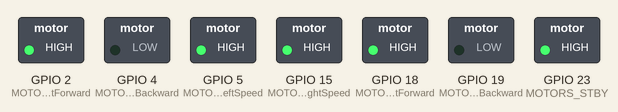
Bench run of a sketch on a simulated ESP32. Shown: switched loads named in the sketch (green lamp = pin HIGH).

Above: at 0.1 s.
Timing chart, 0 to 1.6 s (numbered marks = the images above):
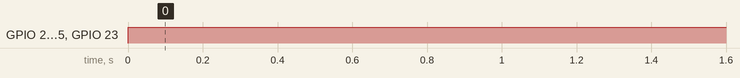

The sketch:

Motorfuncion_MK1.ino
```cpp
//important #defines
#define MOTORS_LeftSpeed 5
#define MOTORS_LeftBackward 19
#define MOTORS_LeftForward 18
#define MOTORS_RightSpeed 15
#define MOTORS_RightBackward 4
#define MOTORS_RightForward 2
#define MOTORS_STBY 23

//setup function
void MOTORS_Setup() {
  ledcSetup(0, 5000, 8);
  ledcSetup(1, 5000, 8);
  pinMode(MOTORS_LeftBackward, OUTPUT);
  pinMode(MOTORS_LeftForward, OUTPUT);
  pinMode(MOTORS_RightBackward, OUTPUT);
  pinMode(MOTORS_RightForward, OUTPUT);
  pinMode(MOTORS_STBY, OUTPUT);
  ledcAttachPin(MOTORS_LeftSpeed, 0);
  ledcAttachPin(MOTORS_RightSpeed, 1);
}

//brake function
void MOTORS_Brake() {
  digitalWrite(MOTORS_LeftForward, LOW);
  digitalWrite(MOTORS_RightForward, LOW);
  digitalWrite(MOTORS_LeftBackward, LOW);
  digitalWrite(MOTORS_RightBackward, LOW);
  ledcWrite(0, 255);
  ledcWrite(1, 255);
  digitalWrite(MOTORS_STBY, HIGH);
}


//universal motors function
//ex.: MOTORS_Go([SpeedLeft], [SpeedRight]);
//speed can be from -255 to 255

void MOTORS_Go(int MOTORS_SpeedLeft, int MOTORS_SpeedRight) {

  if (MOTORS_SpeedLeft < -255) {  //left motor speed cap -
    MOTORS_SpeedLeft = -255;
  } else if (MOTORS_SpeedLeft > 255) {  //left motor speed cap +
    MOTORS_SpeedLeft = 255;
  }

  if (MOTORS_SpeedLeft < 0) { //if left motor set to go backward
    digitalWrite(MOTORS_LeftForward, LOW);
    digitalWrite(MOTORS_LeftBackward, HIGH);
  } else  if (MOTORS_SpeedLeft > 0) { //if left motor set to go forward
    digitalWrite(MOTORS_LeftForward, HIGH);
    digitalWrite(MOTORS_LeftBackward, LOW);
  } else {  //else left motor will stop
    digitalWrite(MOTORS_LeftForward, LOW);
    digitalWrite(MOTORS_LeftBackward, LOW);
    MOTORS_SpeedLeft = 255;
  }


  if (MOTORS_SpeedRight < -255) { //right motor speed cap -
    MOTORS_SpeedRight = -255;
  } else if (MOTORS_SpeedRight > 255) { //right motor speed cap +
    MOTORS_SpeedRight = 255;
  }

  if (MOTORS_SpeedRight < 0) {  //if right motor set to go backward
    digitalWrite(MOTORS_RightForward, LOW);
    digitalWrite(MOTORS_RightBackward, HIGH);
  } else  if (MOTORS_SpeedRight > 0) {  //if right motor set to go forward
    digitalWrite(MOTORS_RightForward, HIGH);
    digitalWrite(MOTORS_RightBackward, LOW);
  } else {  //else right motor will stop
    digitalWrite(MOTORS_RightForward, LOW);
    digitalWrite(MOTORS_RightBackward, LOW);
    MOTORS_SpeedRight = 255;
  }

  if (MOTORS_SpeedLeft < 0) { //if left motor backward
    MOTORS_SpeedLeft = MOTORS_SpeedLeft * -1; //speed *-1 because negative numbers can't be used
  }

  if (MOTORS_SpeedRight < 0) {  //if right motor backward
    MOTORS_SpeedRight = MOTORS_SpeedRight * -1; //speed *-1 because negative numbers can't be used
  }

  ledcWrite(0, MOTORS_SpeedLeft); //set speed for left motor
  ledcWrite(1, MOTORS_SpeedRight);  //set speed for right motor
  digitalWrite(MOTORS_STBY, HIGH);  //set standby to high
}


void setup() {
  MOTORS_Setup();

}

void loop() {
  MOTORS_Go(255, 255);
}
```

Measured:
- by itself, GPIO 2 (MOTORS_RightForward), GPIO 5 (MOTORS_LeftSpeed), GPIO 15 (MOTORS_RightSpeed), GPIO 23 (MOTORS_STBY): LOW → HIGH at 0.00 s
